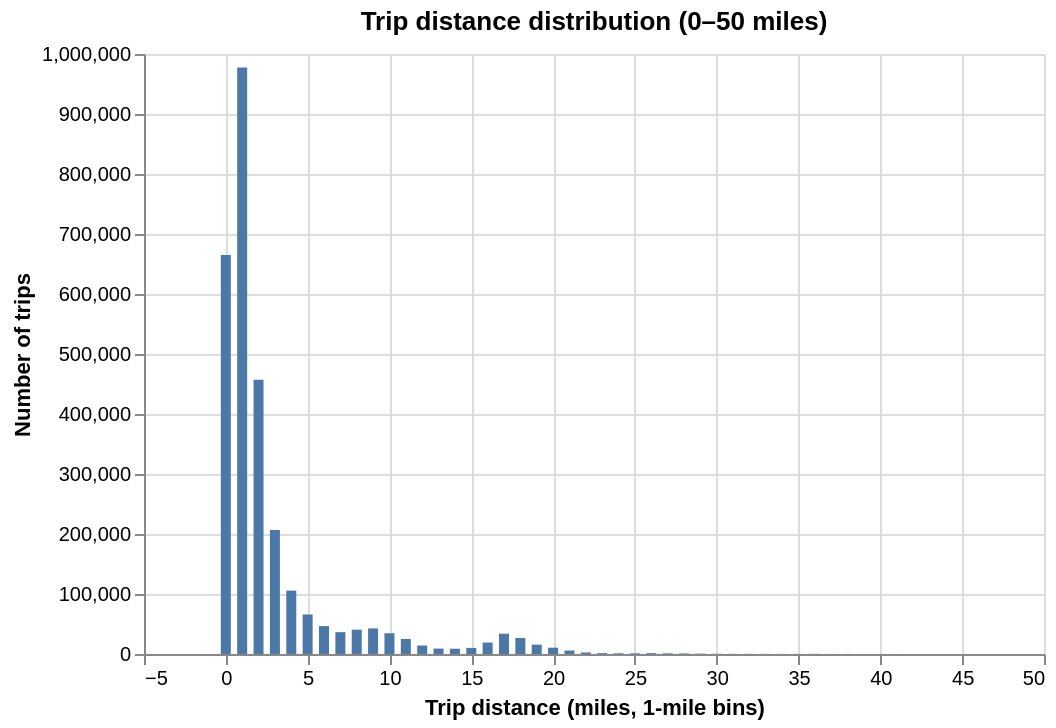

The cell this chart's notebook holds for it:
### Markdown cell above
Interpretation: The average fair amount varies inbetween 15- 20usd on an hourly basis. With the only anomaly being that there is a spike in average fare amount from 3am to 7am daily. This could be explained by a increased demand, longer trips, low taxi availability or heavier traffic conditions in the morning commute. Further analysis is required for find the root cause. I.E Like examing the average speed, trip durations, trip distances, etc.

### Code cell
result_dist = con.sql("""
SELECT
  CAST(FLOOR(trip_distance) AS INTEGER) AS dist_bin,
  COUNT(*) AS trips
FROM filteredTripTable
WHERE trip_distance > 0
  AND trip_distance <= 50
GROUP BY dist_bin
ORDER BY dist_bin
""").pl()

result_dist = result_dist.with_columns(
    pl.col("trips").cast(pl.Int64),
    pl.col("dist_bin").cast(pl.Int64),
)

chart = alt.Chart(result_dist).mark_bar().encode(
    x=alt.X("dist_bin:Q", title="Trip distance (miles, 1-mile bins)"),
    y=alt.Y("trips:Q", title="Number of trips"),
    tooltip=["dist_bin:Q", "trips:Q"]
).properties(
    title="Trip distance distribution (0–50 miles)",
    width = 450
)

chart

### Figure 1 — Vega-Lite specification as saved in the notebook (floating-point values rounded to 4 significant figures)
{"config": {"view": {"continuousWidth": 300, "continuousHeight": 300}}, "data": {"name": "data-c31a15dbcd324621a74d16f416a2a9c3"}, "mark": {"type": "bar"}, "encoding": {"tooltip": [{"field": "dist_bin", "type": "quantitative"}, {"field": "trips", "type": "quantitative"}], "x": {"field": "dist_bin", "title": "Trip distance (miles, 1-mile bins)", "type": "quantitative"}, "y": {"field": "trips", "title": "Number of trips", "type": "quantitative"}}, "title": "Trip distance distribution (0–50 miles)", "width": 450, "$schema": "https://vega.github.io/schema/vega-lite/v6.1.0.json", "datasets": {"data-c31a15dbcd324621a74d16f416a2a9c3": [{"dist_bin": 0, "trips": 664866}, {"dist_bin": 1, "trips": 977297}, {"dist_bin": 2, "trips": 457076}, {"dist_bin": 3, "trips": 206535}, {"dist_bin": 4, "trips": 105617}, {"dist_bin": 5, "trips": 65897}, {"dist_bin": 6, "trips": 46493}, {"dist_bin": 7, "trips": 36383}, {"dist_bin": 8, "trips": 40577}, {"dist_bin": 9, "trips": 42618}, {"dist_bin": 10, "trips": 34583}, {"dist_bin": 11, "trips": 25059}, {"dist_bin": 12, "trips": 14143}, {"dist_bin": 13, "trips": 9015}, {"dist_bin": 14, "trips": 8752}, {"dist_bin": 15, "trips": 10185}, {"dist_bin": 16, "trips": 19103}, {"dist_bin": 17, "trips": 33831}, {"dist_bin": 18, "trips": 26666}, {"dist_bin": 19, "trips": 15624}, {"dist_bin": 20, "trips": 10539}, {"dist_bin": 21, "trips": 5788}, {"dist_bin": 22, "trips": 2557}, {"dist_bin": 23, "trips": 1411}, {"dist_bin": 24, "trips": 1199}, {"dist_bin": 25, "trips": 1126}, {"dist_bin": 26, "trips": 1427}, {"dist_bin": 27, "trips": 1093}, {"dist_bin": 28, "trips": 947}, {"dist_bin": 29, "trips": 558}, {"dist_bin": 30, "trips": 338}, {"dist_bin": 31, "trips": 245}, {"dist_bin": 32, "trips": 221}, {"dist_bin": 33, "trips": 179}, {"dist_bin": 34, "trips": 153}, {"dist_bin": 35, "trips": 138}, {"dist_bin": 36, "trips": 198}, {"dist_bin": 37, "trips": 129}, {"dist_bin": 38, "trips": 113}, {"dist_bin": 39, "trips": 70}, {"dist_bin": 40, "trips": 63}, {"dist_bin": 41, "trips": 56}, {"dist_bin": 42, "trips": 48}, {"dist_bin": 43, "trips": 42}, {"dist_bin": 44, "trips": 51}, {"dist_bin": 45, "trips": 54}, {"dist_bin": 46, "trips": 42}, {"dist_bin": 47, "trips": 35}, {"dist_bin": 48, "trips": 28}, {"dist_bin": 49, "trips": 37}]}}
